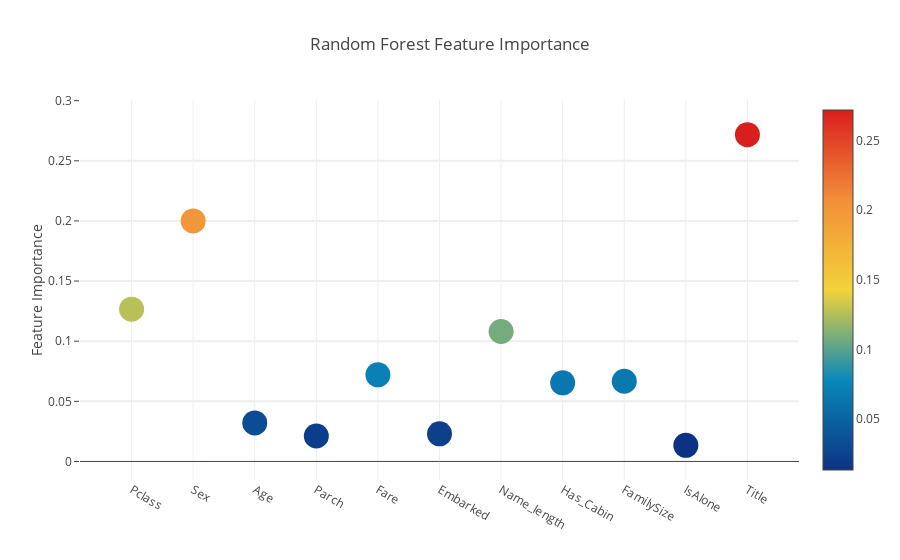
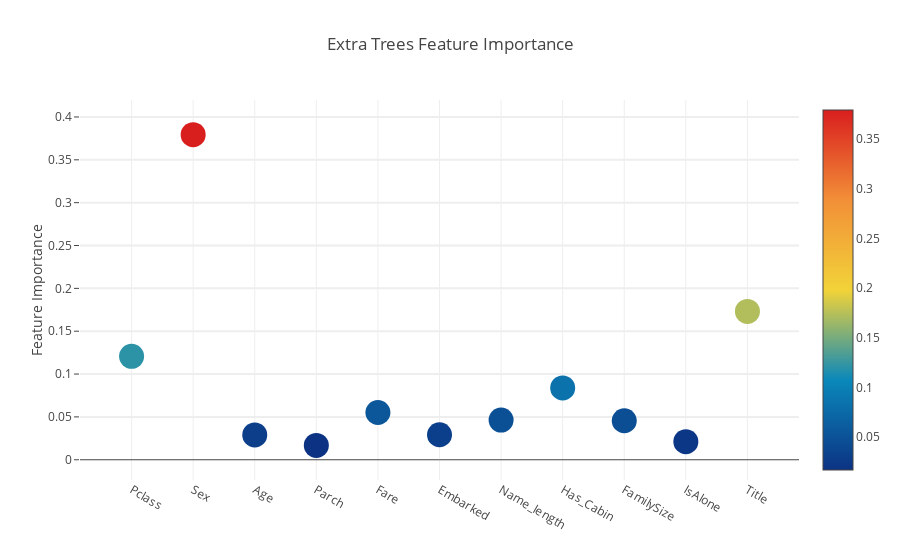
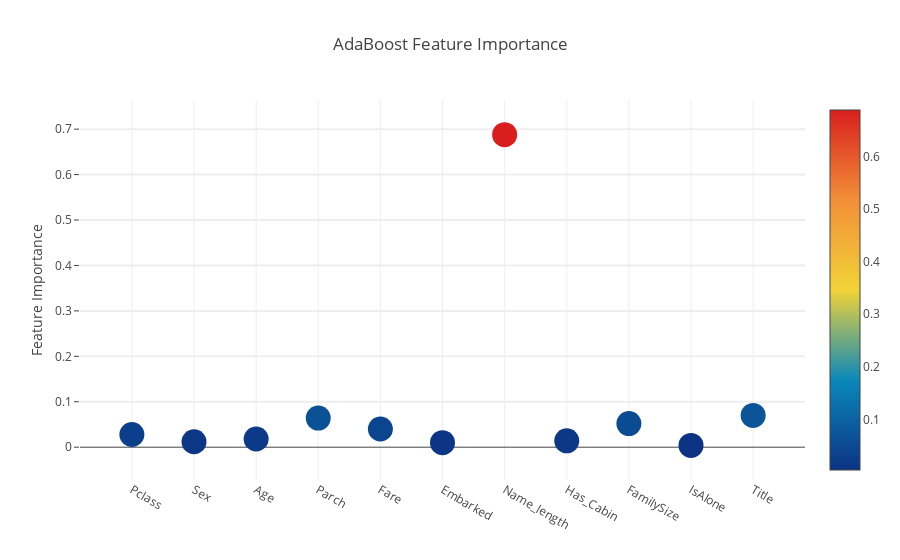
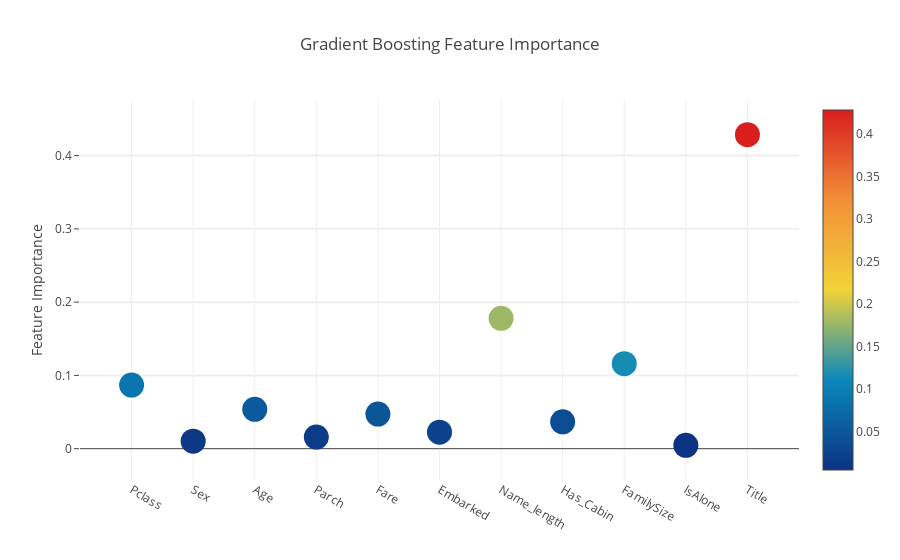

Here is the notebook cell these charts were saved with, in order:
### Code cell
# Scatter plot 
trace = go.Scatter(
    y = feature_dataframe['Random Forest feature importances'].values,
    x = feature_dataframe['features'].values,
    mode='markers',
    marker=dict(
        sizemode = 'diameter',
        sizeref = 1,
        size = 25,
#       size= feature_dataframe['AdaBoost feature importances'].values,
        #color = np.random.randn(500), #set color equal to a variable
        color = feature_dataframe['Random Forest feature importances'].values,
        colorscale='Portland',
        showscale=True
    ),
    text = feature_dataframe['features'].values
)
data = [trace]

layout= go.Layout(
    autosize= True,
    title= 'Random Forest Feature Importance',
    hovermode= 'closest',
#     xaxis= dict(
#         title= 'Pop',
#         ticklen= 5,
#         zeroline= False,
#         gridwidth= 2,
#     ),
    yaxis=dict(
        title= 'Feature Importance',
        ticklen= 5,
        gridwidth= 2
    ),
    showlegend= False
)
fig = go.Figure(data=data, layout=layout)
py.iplot(fig,filename='scatter2010')

# Scatter plot 
trace = go.Scatter(
    y = feature_dataframe['Extra Trees  feature importances'].values,
    x = feature_dataframe['features'].values,
    mode='markers',
    marker=dict(
        sizemode = 'diameter',
        sizeref = 1,
        size = 25,
#       size= feature_dataframe['AdaBoost feature importances'].values,
        #color = np.random.randn(500), #set color equal to a variable
        color = feature_dataframe['Extra Trees  feature importances'].values,
        colorscale='Portland',
        showscale=True
    ),
    text = feature_dataframe['features'].values
)
data = [trace]

layout= go.Layout(
    autosize= True,
    title= 'Extra Trees Feature Importance',
    hovermode= 'closest',
#     xaxis= dict(
#         title= 'Pop',
#         ticklen= 5,
#         zeroline= False,
#         gridwidth= 2,
#     ),
    yaxis=dict(
        title= 'Feature Importance',
        ticklen= 5,
        gridwidth= 2
    ),
    showlegend= False
)
fig = go.Figure(data=data, layout=layout)
py.iplot(fig,filename='scatter2010')

# Scatter plot 
trace = go.Scatter(
    y = feature_dataframe['AdaBoost feature importances'].values,
    x = feature_dataframe['features'].values,
    mode='markers',
    marker=dict(
        sizemode = 'diameter',
        sizeref = 1,
        size = 25,
#       size= feature_dataframe['AdaBoost feature importances'].values,
        #color = np.random.randn(500), #set color equal to a variable
        color = feature_dataframe['AdaBoost feature importances'].values,
        colorscale='Portland',
        showscale=True
    ),
    text = feature_dataframe['features'].values
)
data = [trace]

layout= go.Layout(
    autosize= True,
    title= 'AdaBoost Feature Importance',
    hovermode= 'closest',
#     xaxis= dict(
#         title= 'Pop',
#         ticklen= 5,
#         zeroline= False,
#         gridwidth= 2,
#     ),
    yaxis=dict(
        title= 'Feature Importance',
        ticklen= 5,
        gridwidth= 2
    ),
    showlegend= False
)
fig = go.Figure(data=data, layout=layout)
py.iplot(fig,filename='scatter2010')

# Scatter plot 
trace = go.Scatter(
    y = feature_dataframe['Gradient Boost feature importances'].values,
    x = feature_dataframe['features'].values,
    mode='markers',
    marker=dict(
        sizemode = 'diameter',
        sizeref = 1,
        size = 25,
#       size= feature_dataframe['AdaBoost feature importances'].values,
        #color = np.random.randn(500), #set color equal to a variable
        color = feature_dataframe['Gradient Boost feature importances'].values,
        colorscale='Portland',
        showscale=True
    ),
    text = feature_dataframe['features'].values
)
data = [trace]

layout= go.Layout(
    autosize= True,
    title= 'Gradient Boosting Feature Importance',
    hovermode= 'closest',
#     xaxis= dict(
#         title= 'Pop',
#         ticklen= 5,
#         zeroline= False,
#         gridwidth= 2,
#     ),
    yaxis=dict(
        title= 'Feature Importance',
        ticklen= 5,
        gridwidth= 2
    ),
    showlegend= False
)
fig = go.Figure(data=data, layout=layout)
py.iplot(fig,filename='scatter2010')

### Figure 1 — Plotly figure (JSON) as saved in the notebook; plotly's stock layout.template omitted (floating-point values rounded to 4 significant figures)
{"data": [{"marker": {"color": [0.1266, 0.2, 0.03201, 0.02118, 0.07201, 0.02294, 0.108, 0.06537, 0.0667, 0.01337, 0.2718], "colorscale": "Portland", "showscale": true, "size": 25, "sizemode": "diameter", "sizeref": 1}, "mode": "markers", "text": ["Pclass", "Sex", "Age", "Parch", "Fare", "Embarked", "Name_length", "Has_Cabin", "FamilySize", "IsAlone", "Title"], "type": "scatter", "uid": "e7b05203-bfe2-4c4b-94ef-7e17cf18e6c9", "x": ["Pclass", "Sex", "Age", "Parch", "Fare", "Embarked", "Name_length", "Has_Cabin", "FamilySize", "IsAlone", "Title"], "y": [0.1266, 0.2, 0.03201, 0.02118, 0.07201, 0.02294, 0.108, 0.06537, 0.0667, 0.01337, 0.2718]}], "layout": {"autosize": true, "hovermode": "closest", "showlegend": false, "title": {"text": "Random Forest Feature Importance"}, "yaxis": {"gridwidth": 2, "ticklen": 5, "title": {"text": "Feature Importance"}}}}

### Figure 2 — Plotly figure (JSON) as saved in the notebook; plotly's stock layout.template omitted (floating-point values rounded to 4 significant figures)
{"data": [{"marker": {"color": [0.1207, 0.3794, 0.02895, 0.01677, 0.05516, 0.02918, 0.0463, 0.08385, 0.04548, 0.02115, 0.1731], "colorscale": "Portland", "showscale": true, "size": 25, "sizemode": "diameter", "sizeref": 1}, "mode": "markers", "text": ["Pclass", "Sex", "Age", "Parch", "Fare", "Embarked", "Name_length", "Has_Cabin", "FamilySize", "IsAlone", "Title"], "type": "scatter", "uid": "8a2b9e06-b526-4392-ad4d-add5cef647d5", "x": ["Pclass", "Sex", "Age", "Parch", "Fare", "Embarked", "Name_length", "Has_Cabin", "FamilySize", "IsAlone", "Title"], "y": [0.1207, 0.3794, 0.02895, 0.01677, 0.05516, 0.02918, 0.0463, 0.08385, 0.04548, 0.02115, 0.1731]}], "layout": {"autosize": true, "hovermode": "closest", "showlegend": false, "title": {"text": "Extra Trees Feature Importance"}, "yaxis": {"gridwidth": 2, "ticklen": 5, "title": {"text": "Feature Importance"}}}}

### Figure 3 — Plotly figure (JSON) as saved in the notebook; plotly's stock layout.template omitted (floating-point values rounded to 4 significant figures)
{"data": [{"marker": {"color": [0.028, 0.012, 0.018, 0.064, 0.04, 0.01, 0.688, 0.014, 0.052, 0.004, 0.07], "colorscale": "Portland", "showscale": true, "size": 25, "sizemode": "diameter", "sizeref": 1}, "mode": "markers", "text": ["Pclass", "Sex", "Age", "Parch", "Fare", "Embarked", "Name_length", "Has_Cabin", "FamilySize", "IsAlone", "Title"], "type": "scatter", "uid": "6aafc302-f29d-4ff9-b904-536b5d4a0c8f", "x": ["Pclass", "Sex", "Age", "Parch", "Fare", "Embarked", "Name_length", "Has_Cabin", "FamilySize", "IsAlone", "Title"], "y": [0.028, 0.012, 0.018, 0.064, 0.04, 0.01, 0.688, 0.014, 0.052, 0.004, 0.07]}], "layout": {"autosize": true, "hovermode": "closest", "showlegend": false, "title": {"text": "AdaBoost Feature Importance"}, "yaxis": {"gridwidth": 2, "ticklen": 5, "title": {"text": "Feature Importance"}}}}

### Figure 4 — Plotly figure (JSON) as saved in the notebook; plotly's stock layout.template omitted (floating-point values rounded to 4 significant figures)
{"data": [{"marker": {"color": [0.08682, 0.0103, 0.05373, 0.01579, 0.04721, 0.02255, 0.1779, 0.0366, 0.116, 0.004504, 0.4286], "colorscale": "Portland", "showscale": true, "size": 25, "sizemode": "diameter", "sizeref": 1}, "mode": "markers", "text": ["Pclass", "Sex", "Age", "Parch", "Fare", "Embarked", "Name_length", "Has_Cabin", "FamilySize", "IsAlone", "Title"], "type": "scatter", "uid": "0a09a91f-15a6-4b86-af62-0af42de6a2a4", "x": ["Pclass", "Sex", "Age", "Parch", "Fare", "Embarked", "Name_length", "Has_Cabin", "FamilySize", "IsAlone", "Title"], "y": [0.08682, 0.0103, 0.05373, 0.01579, 0.04721, 0.02255, 0.1779, 0.0366, 0.116, 0.004504, 0.4286]}], "layout": {"autosize": true, "hovermode": "closest", "showlegend": false, "title": {"text": "Gradient Boosting Feature Importance"}, "yaxis": {"gridwidth": 2, "ticklen": 5, "title": {"text": "Feature Importance"}}}}
